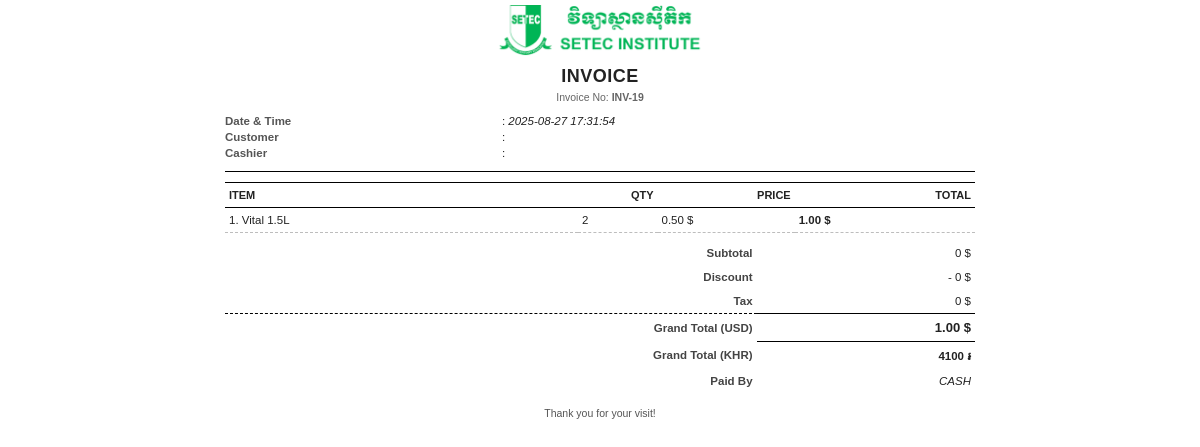
The page /admin/sale-list-detail?sale_id=19 (signed in) on the database its author committed.
### tables this page shows
CREATE TABLE "sale_order" (
    id INTEGER PRIMARY KEY AUTOINCREMENT,
    order_date_time DATETIME NOT NULL,
    total DECIMAL(10, 2) NOT NULL,
    paid DECIMAL(10, 2) DEFAULT 0,
    user_id INTEGER NOT NULL,
    remark TEXT
);

CREATE TABLE "sale_order_item" (
  "id" INTEGER PRIMARY KEY AUTOINCREMENT,
  "order_id" INTEGER NOT NULL,
  "product_id" INTEGER NOT NULL,
  "qty" INTEGER NOT NULL,
  "cost" DECIMAL(10,2) NOT NULL,
  "price" DECIMAL(10,2) NOT NULL
);

CREATE TABLE product (
    id INTEGER PRIMARY KEY AUTOINCREMENT,
    name TEXT NOT NULL,
    category_id INTEGER NOT NULL,
    cost DECIMAL(10, 2),
    price DECIMAL(10, 2),
    image TEXT,
    current_stock INTEGER DEFAULT 0,
    description TEXT,
    user_id INTEGER NOT NULL
);

### routes/sale_list.py (the view)
@app.get("/admin/sale-list-detail")
@login_required
def sale_list_detail():
    user_id = session.get("user_id", "")
    sale_id = request.args.get('sale_id', '')
    sale = query('SELECT * FROM sale_order WHERE id = ?', (sale_id,), one=True)
    sale_item = query('SELECT soi.*, p.name FROM sale_order_item soi JOIN product p ON soi.product_id = p.id WHERE soi.order_id = ?', (sale_id,), one=False)
    return render_template(
        "admin/sale/detail.html",
        module='sale_order_list',
        sale=sale,
        sale_item=sale_item
    )

### app.py (called while the page is built)
@app.context_processor
def inject_base_url():
    return {
        "base_url": request.url_root.rstrip("/"),
        "get_date_now": datetime.now().strftime("%Y-%m-%d"),
        "get_time_now": datetime.now().strftime("%H:%M:%S"),
    }

### config.py (called while the page is built)
def get_db():
    if "db" not in g:
        g.db = sqlite3.connect(app.config["DATABASE"])
        g.db.row_factory = sqlite3.Row
    return g.db

def query(sql, params=(), one=False):
    cur = get_db().execute(sql, params)
    rows = cur.fetchall()
    cur.close()
    return (rows[0] if rows else None) if one else rows

### helpers/main.py (called while the page is built)
def _client_ip():
    xff = request.headers.get("X-Forwarded-For", "")
    if xff:
        return xff.split(",")[0].strip()
    return request.remote_addr or ""

def _client_browser():
    return f"{request.user_agent}".strip()

def login_required(f):
    @wraps(f)
    def decorated_function(*args, **kwargs):
        print(request.user_agent.browser)
        if "user_id" not in session:
            flash("Please log in to access this page.")
            return redirect(url_for("login"))
        sess_ip = session.get("ip")
        if sess_ip is not None and sess_ip != _client_ip():
            session.clear()
            flash("Session invalidated due to IP mismatch.")
            return redirect(url_for("login"))
        sess_browser = session.get("browser")
        if sess_browser is not None and sess_browser != _client_browser():
            session.clear()
            flash("Session invalidated due to browser change.")
            return redirect(url_for("login"))
        return f(*args, **kwargs)
    return decorated_function

### templates/admin/sale/detail.html (shortened to what this page needs)
<!DOCTYPE html>
<html lang="en">
<head>
</head>
<body>
  <div class="invoice">
    <header>
      <img
        id="logo"
        src="{{ base_url + url_for('static', filename='image/setec_logo.png') }}"
        alt="Logo"
      />
      <h1 class="title">INVOICE</h1>
      <div class="subtle">Invoice No: <strong>INV-{{ sale['id'] }}</strong></div>
    </header>
    <table class="meta">
      <tbody>
        <tr>
          <td class="label"><strong>Date &amp; Time</strong></td>
          <td>: <i>{{ sale['order_date_time'] }}</i></td>
        </tr>
        <tr>
          <td class="label"><strong>Customer</strong></td>
          <td>: {{ sale['customer_name'] }}</td>
        </tr>
        <tr>
          <td class="label"><strong>Cashier</strong></td>
          <td>: {{ sale['cashier'] }}</td>
        </tr>
      </tbody>
    </table>
    <div class="hr"></div>
    <table class="items">
      <thead>
        <tr>
          <th class="col-name">Item</th>
          <th class="col-qty">Qty</th>
          <th class="col-price">Price</th>
          <th class="col-total">Total</th>
        </tr>
      </thead>
      <tbody>
        {% for item in sale_item %}
        <tr>
          <td class="col-name">{{ loop.index }}. {{ item['name'] }}</td>
          <td class="col-qty">{{ item['qty'] }}</td>
          <td class="col-price money">{{ "%.2f"|format(item['price']) }} $</td>
          <td class="col-total money"><strong>{{ "%.2f"|format(item['qty'] * item['price']) }} $</strong></td>
        </tr>
        {% endfor %}
      </tbody>
    </table>
    <table class="totals">
      <tbody>
        <tr>
          <td class="label">Subtotal</td>
          <td class="money">0 $</td>
        </tr>
        <tr>
          <td class="label">Discount</td>
          <td class="money">- 0 $</td>
        </tr>
        <tr>
          <td class="label">Tax</td>
          <td class="money">0 $</td>
        </tr>
        <tr class="sep">
          <td class="label">Grand Total (USD)</td>
          <td class="money grand">{{ "%.2f"|format(sale['total']) }} $</td>
        </tr>
        <tr>
          <td class="label">Grand Total (KHR)</td>
          <td class="money"><strong>{{ (sale['total'] * 4100)|round(0, 'floor')|int }} ៛</strong></td>
        </tr>
        <tr>
          <td class="label">Paid By</td>
          <td class="money"><i>CASH</i></td>
        </tr>
      </tbody>
    </table>
    <footer>
      <p>Thank you for your visit!</p>
    </footer>
  </div>
</body>
</html>

### templates/admin/sale/detail.html (style rules this page uses)
html, body { margin: 0; padding: 0; font-family: "PT Sans", Arial, sans-serif; font-size: 11.5px; color: #222; }
.invoice { max-width: 750px; margin: 0 auto; }
header { text-align: center; margin-bottom: 10px; }
#logo { display: block; margin: 0 auto 6px; height: 60px; max-width: 220px; object-fit: contain; }
.meta { width: 100%; margin-top: 6px; border-collapse: collapse; }
.meta td { padding: 2px 0; vertical-align: top; }
.meta .label { color: #555; }
h1.title { font-size: 18px; letter-spacing: 0.5px; margin: 6px 0 4px; }
.subtle { color: #666; font-size: 10.5px; }
.hr { height: 1px; background: #000; margin: 10px 0; }
table.items { width: 100%; border-collapse: collapse; table-layout: fixed; }
.items thead th { font-size: 11px; text-transform: uppercase; border-top: 1px solid #000; border-bottom: 1px solid #000; padding: 6px 4px; text-align: right; }
.items thead th:first-child, .items tbody td:first-child { text-align: left; }
.items tbody td { padding: 6px 4px; border-bottom: 1px dashed #bdbdbd; vertical-align: bottom; word-break: break-word; }
.col-name { width: 48%; float: none }
.col-qty { width: 10%; float: none }
.col-price { width: 18%; float: none }
.col-total { width: 24%; float: none }
.totals { width: 100%; margin-top: 8px; border-collapse: collapse; }
.totals td { padding: 6px 4px; text-align: right; }
.totals .label { color: #444; font-weight: 600; }
.totals .sep { border-top: 1px dashed #000; }
.grand { font-size: 13px; font-weight: 700; border-top: 1px solid #000; border-bottom: 1px solid #000; }
footer { margin-top: 14px; text-align: center; font-size: 10.5px; color: #555; }
thead { display: table-header-group; }
tr, img, table, p, h1, h2, h3 { page-break-inside: avoid; }
.money { white-space: nowrap; }

### rows shown on the page
sale_order: id "19", order_date_time "2025-08-27 17:31:54", total "1.00", (sale['total']*4100)|round(0,'floor')|int "4100"
sale_order_item: name "Vital 1.5L", qty "2", price "0.50", item['qty']*item['price'] "1.00"
